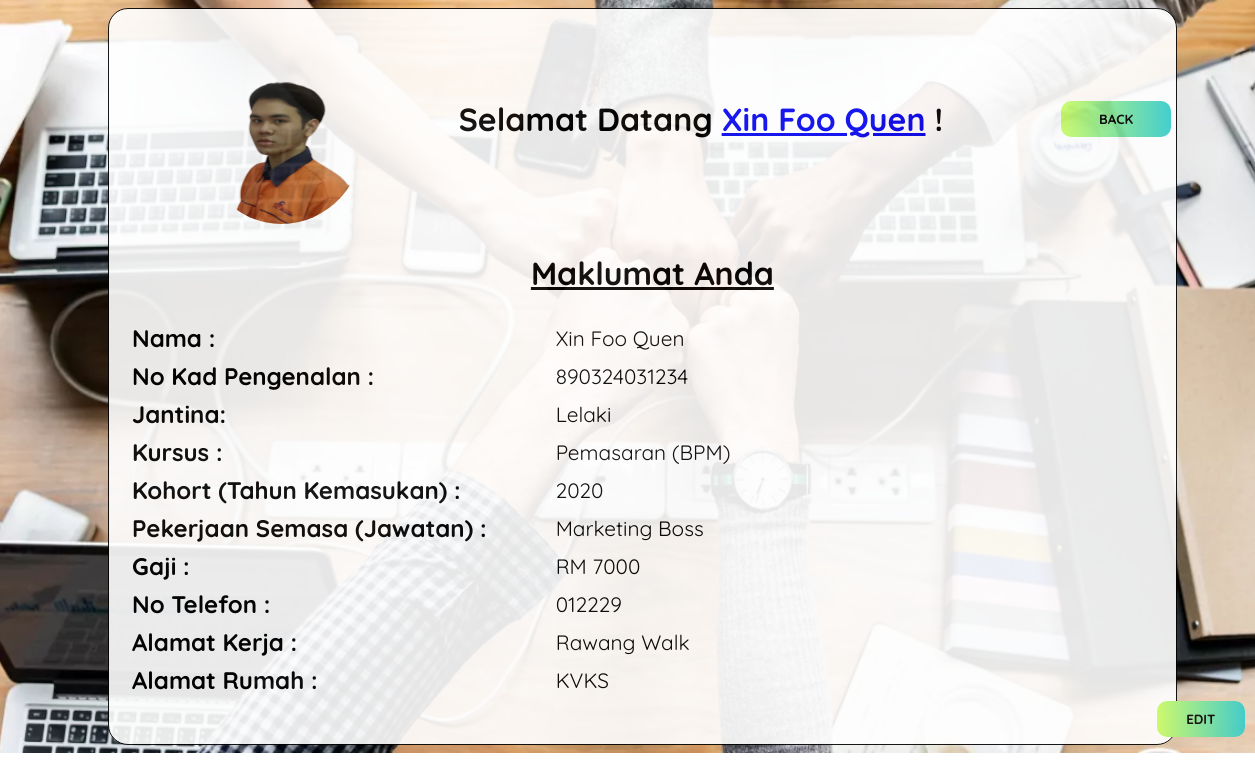
/admin/bekerjaoutput.php?noIc=890324031234, run on the app's committed database.
### tables this page shows
CREATE TABLE `bekerja` (
  `ID` int(255) NOT NULL,
  `pfp` varchar(255) NOT NULL,
  `nama` varchar(1000) NOT NULL,
  `noIc` varchar(20) NOT NULL,
  `jantina` varchar(10) NOT NULL,
  `kursus` varchar(255) NOT NULL,
  `kohort` int(4) NOT NULL,
  `kerja` varchar(1000) NOT NULL,
  `gaji` int(8) NOT NULL,
  `notel` varchar(20) NOT NULL,
  `alamatrumah` varchar(200) NOT NULL,
  `alamatkerja` varchar(200) NOT NULL
);

CREATE TABLE `user` (
  `ID` int(255) NOT NULL,
  `noIc` varchar(1000) NOT NULL,
  `email` varchar(1000) NOT NULL,
  `pass` varchar(1000) NOT NULL,
  `role` varchar(255) NOT NULL DEFAULT 'user'
);

### admin/bekerjaoutput.php (the view, shortened to what this page needs)
<?php
include('config.php');
if (isset($_GET['noIc'])) {
    $noIcFromURL = $_GET['noIc'];
    $query = "SELECT bekerja.*, user.*
              FROM bekerja
              JOIN user ON bekerja.noIc = user.noIc
              WHERE bekerja.noIc = '$noIcFromURL'";
    $result = mysqli_query($connect, $query);
    $fetch = mysqli_fetch_array($result);
} else {
    echo "Invalid request. No 'noIc' provided.";
}
?>
<!DOCTYPE html>
<html>
    <head>
        <link rel="stylesheet"  href="style.css">
    </head>
    <body class="bgmp">
        <div class="tbmp">
        <form method="post" enctype="multipart/form-data">
            <table cellspacing = "0" cellpadding="5">
                <tr>
                    <td class="pfpmp">
                    <div class="form-group text-center" style="position: relative; margin-top: 30px" >
                            <span class="img-div">
                            <img src="<?php echo isset($fetch["pfp"]) ? '../profile/'.$fetch["pfp"] : 'pic/defaultpfp.png'; ?>" id="profileDisplay">
                            </span>
                        </div>
                    </td>
                    <td class="welcomemp">
                        <h1>Selamat Datang <a href="bekerjaoutput.php"><?php echo isset($fetch["nama"]) ? $fetch["nama"] : ''; ?></a> ! </h1>
                    </td>
                    <td class=logout>
                        <button class="logoutbtn"><b><a href="searchkursus.php" style="color: black;  text-decoration: none;">BACK</a></b></button>
                    </td>
                </tr>
            <table width="100%">
                <tr>
                    <td class="titlemp">
                        <h1 style="margin-left: 20px"><u>Maklumat Anda</u></h1>
                    </td>
                </tr>
            <table width = "100%">
            <form method="post" >
                <tr>
                    <td>
                      <b><label for ="nama" class="inputtext">Nama : </label></b>
                    </td>
                    <td class="text">
                    <?php echo isset($fetch["nama"]) ? $fetch["nama"] : ''; ?>
                    </td>
                </tr>
                <tr>
                    <td>
                      <b><label for ="noIc" class="inputtext">No Kad Pengenalan : </label></b>
                    </td>
                    <td class="text">
                    <?php echo isset($fetch["noIc"]) ? $fetch["noIc"] : ''; ?>
                    </td>
                </tr>
                <tr>
                    <td>
                      <b><label for ="jantina" class="inputtext">Jantina: </label></b>
                    </td>
                    <td class = "text">
                    <?php echo isset($fetch["jantina"]) ? $fetch["jantina"] : ''; ?>
                    </td>
                </tr>
                <tr>
                    <td>
                      <b><label for ="kursus"  class="inputtext" >Kursus : </label></b>
                    </td>
                    <td class = "text">
                    <?php echo isset($fetch["kursus"]) ? $fetch["kursus"] : ''; ?>
                    </td>
                </tr>
                <tr>
                    <td>
                      <b><label for ="kohort" class="inputtext">Kohort (Tahun Kemasukan) : </label></b>
                    </td>
                    <td class = "text">
                    <?php echo isset($fetch["kohort"]) ? $fetch["kohort"] : ''; ?>
                    </td>
                </tr>
                <tr>
                    <td>
                      <b><label for ="kerja" class="inputtext">Pekerjaan Semasa (Jawatan) : </label></b>
                    </td>
                    <td class = "text">
                    <?php echo isset($fetch["kerja"]) ? $fetch["kerja"] : ''; ?>
                    </td>
                </tr>
                <tr>
                    <td>
                      <b><label for ="kerja" class="inputtext">Gaji : </label></b>
                    </td>
                    <td class = "text">
                    RM <?php echo isset($fetch["gaji"]) ? $fetch["gaji"] : ''; ?>
                    </td>
                </tr>
                <tr>
                    <td>
                      <b><label for ="notel" class="inputtext">No Telefon : </label></b>
                    </td>
                    <td class = "text">
                    <?php echo isset($fetch["notel"]) ? $fetch["notel"] : ''; ?>
                    </td>
                </tr>
                <tr>
                    <td>
                      <b><label for ="alamatkerja" class="inputtext" >Alamat Kerja :  </label></b>
                    </td>
                    <td class = "text">
                    <?php echo isset($fetch["alamatkerja"]) ? $fetch["alamatkerja"] : ''; ?>
                    </td>
                </tr>
                <tr>
                    <td>
                      <b><label for ="alamatrumah" class="inputtext">Alamat Rumah :  </label></b>
                    </td>
                    <td class = "text">
                    <?php echo isset($fetch["alamatrumah"]) ? $fetch["alamatrumah"] : ''; ?>
                    </td>
                </tr>
                <tr>
                    <td colspan="8">
                    <button class="buttonmp"><b><a style="text-decoration: none; color: black;" href="editbekerja.php?noIc=<?php echo $fetch['noIc']; ?>">EDIT</a></b></button>
                     </td>
                </tr>
                <tr>
                    <td></td>
                </tr>
            </form>
            </table>
           </table> </table>
    </div></body>
</html>

### admin/style.css (style rules this page uses)
.bgmp { background-image: url(pic/work.webp); background-repeat: no-repeat; background-position: center; background-size: cover; width: 100%; }
.tbmp { opacity: .9; width: 85%; background-color: white; border: 1px solid black; border-radius: 20px; margin: center; margin-left: 100px; }
.pfpmp { width: 37%; }
.logout { width: 40%; }
.logoutbtn { font-family: Quicksand, sans-serif; background : linear-gradient(to right, #ccff66, #33cccc); border: none; border-radius: 10px; padding: 10px 20px; text-align: center; margin-right: 35px; width: 100%; }
.welcomemp { font-family: Quicksand, sans-serif; width: 200%; }
.titlemp { font-family: 'Quicksand', sans-serif; text-align: center; font-size: 100%; }
.inputtext { border-radius: 20px; font-family: Quicksand, sans-serif; font-size: 150%; padding: 20px; width: 40%; }
.buttonmp { font-family: Quicksand, sans-serif; background : linear-gradient(to right, #ccff66, #33cccc); border: none; border-radius: 10px; padding: 10px 10px; text-align: center; margin-left: 1045px; width: 8%; }
.text { font-family: 'Quicksand', sans-serif; width: 60%; font-size: 130%; padding: 5px; }

### admin/bekerjaoutput.php (style rules this page uses)
#profileDisplay { display: block; height: 180px; width: 50%; margin: 0px auto; border-radius: 50%; }

### data on the page
bekerja: pfp (picture), nama "Xin Foo Quen", user.noIc "890324031234", jantina "Lelaki", kursus "Pemasaran (BPM)", kohort "2020", kerja "Marketing Boss", gaji "7000", notel "012229", alamatkerja "Rawang Walk", alamatrumah "KVKS"
